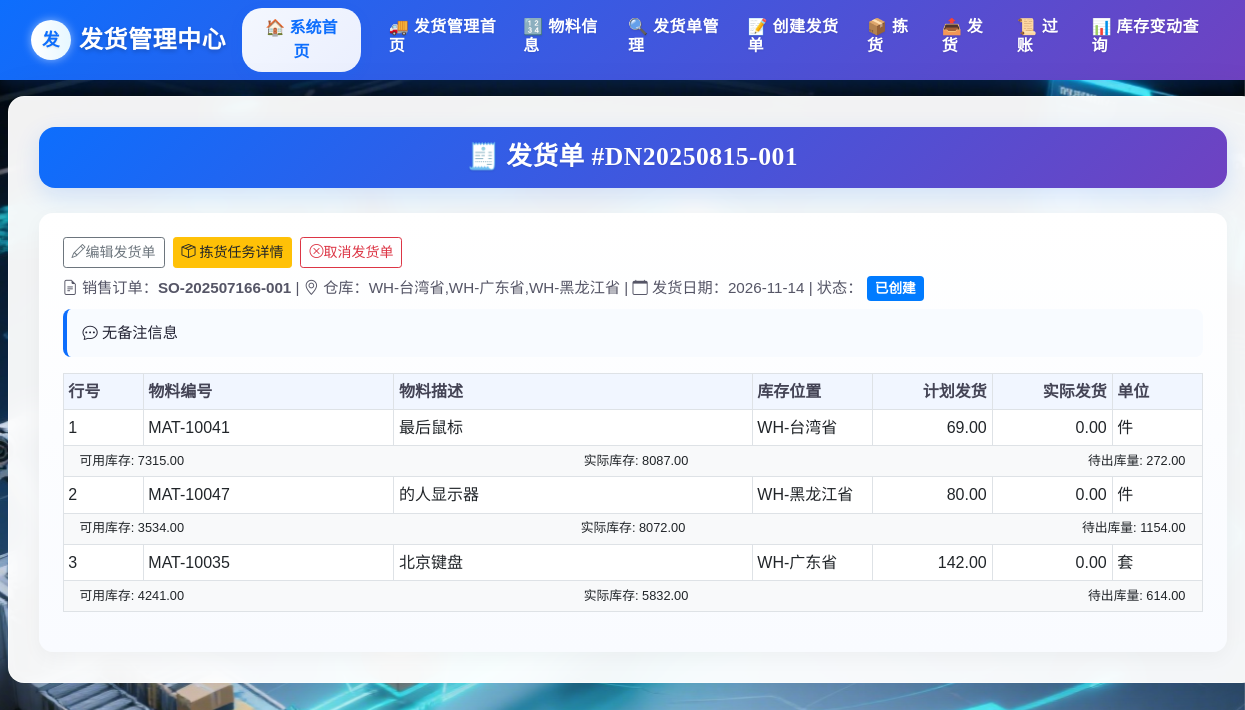
/delivery/detail/DN20250815-001 (signed in), run on an earlier commit of the app's database.
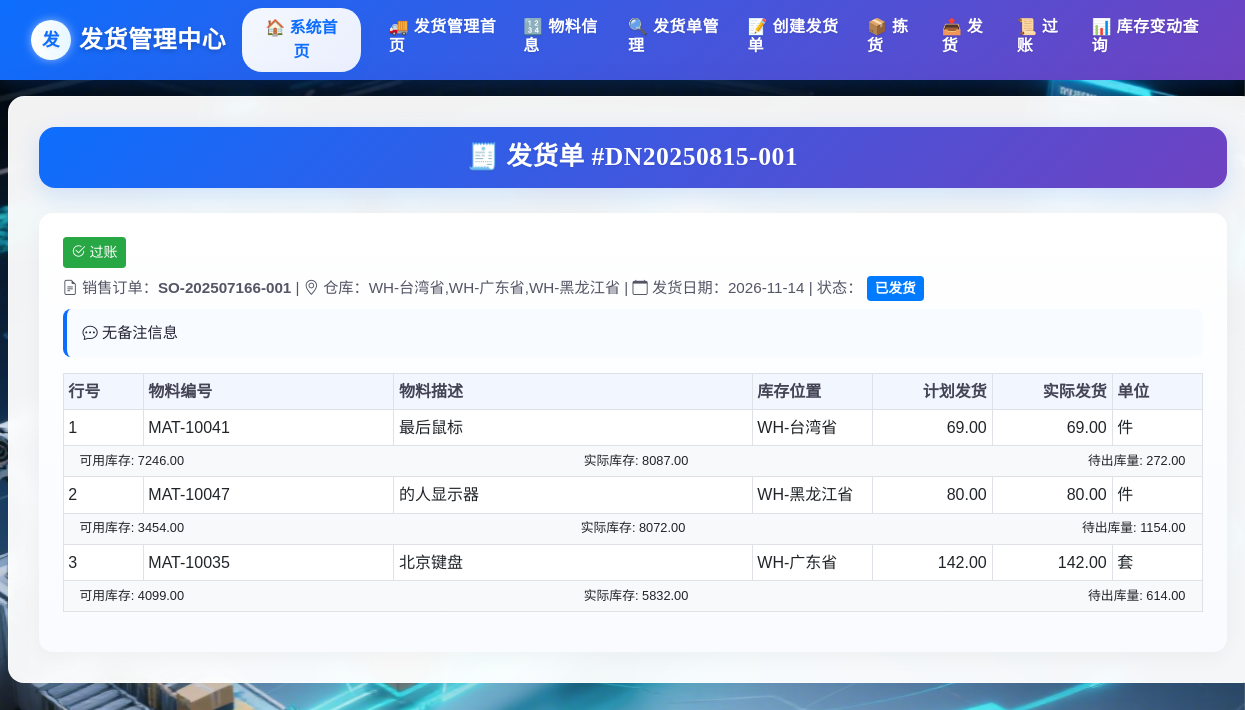
And on a later commit of the database.
### delivery/models.py (models this page shows, shortened)
class DeliveryItem(db.Model):
    __tablename__ = 'DeliveryItem'
    delivery_note_id = db.Column(db.String(255), db.ForeignKey('DeliveryNote.delivery_note_id'), primary_key=True)
    item_no = db.Column(db.Integer, primary_key=True)
    sales_order_item_no = db.Column(db.Integer, nullable=False)
    material_id = db.Column(db.String(255), db.ForeignKey('Inventory.material_id'), nullable=False)
    planned_delivery_quantity = db.Column(db.Numeric(18, 4))
    actual_delivery_quantity = db.Column(db.Numeric(18, 4))
    unit = db.Column(db.String(50))
    material = db.relationship('Inventory')

class Inventory(db.Model):
    __tablename__ = 'Inventory'
    material_id = db.Column(db.String(255), primary_key=True, comment='物料编号')
    description = db.Column(db.String(255), nullable=False, comment='物料描述')
    base_unit = db.Column(db.String(255), nullable=False, comment='基本计量单位')
    storage_location = db.Column(db.String(255), nullable=False, comment='存储位置')
    available_stock = db.Column(db.Numeric(18, 4), nullable=False, server_default=text('0'), comment='可用库存数量')
    physical_stock  = db.Column(db.Numeric(18, 4), nullable=False, server_default=text('0'), comment='账面总库存')
    allocated_stock = db.Column(db.Numeric(18, 4), nullable=False, server_default=text('0'), comment='已分配库存')
    pending_outbound= db.Column(db.Numeric(18, 4), nullable=False, server_default=text('0'), comment='待出库量')

### delivery/views.py (the view)
@delivery_bp.route('/detail/<delivery_id>')
@login_required
def delivery_detail(delivery_id):
    """
    发货单详情视图 - 显示指定发货单的详细信息

    功能:
    - 查询并显示发货单的基本信息（状态、日期、仓库等）
    - 展示关联的拣货任务信息（如果存在）
    - 显示发货单行项目明细（物料、数量等）
    - 根据发货单状态提供操作按钮（修改/取消/过账）
    - 使用 Flask-Login 确保用户认证

    参数:
    delivery_id (str): 发货单ID，从URL路径中获取

    返回:
    render_template: 渲染'delivery/delivery_detail.html'模板，传递发货单对象

    错误处理:
    - 如果发货单不存在，返回404错误页面
    - 使用@login_required装饰器确保只有登录用户可访问

    模板依赖:
    - delivery/delivery_detail.html: 显示发货单详情的模板
    """
    delivery = DeliveryNote.query.get_or_404(delivery_id)
    return render_template('delivery/delivery_detail.html', delivery=delivery)

### app.py (called while the page is built)
@login_manager.user_loader
def load_user(user_id):
    return User.query.get(user_id)

### templates/delivery/delivery_detail.html (shortened to what this page needs)
{% extends 'delivery/base.html' %}
{% block content %}
<div class="form-title-container">
  <h1 class="form-title">
    🧾 发货单 #{{ delivery.delivery_note_id }}
  </h1>
</div>
<div class="card-detail">
  <div class="d-flex justify-content-between align-items-center mb-2">
    <div class="btn-toolbar">
      {% if delivery.status == '已创建' %}
        <a href="{{ url_for('delivery.edit_delivery', delivery_id=delivery.delivery_note_id) }}" class="btn btn-outline-secondary btn-sm"><i class="bi bi-pencil"></i>编辑发货单</a>
        <a href="{{ url_for('delivery.picking_task_detail', task_id=delivery.picking_task_id) }}" class="btn btn-warning btn-sm"><i class="bi bi-box-seam"></i> 拣货任务详情</a>
        <a href="{{ url_for('delivery.cancel_delivery', delivery_id=delivery.delivery_note_id) }}" class="btn btn-outline-danger btn-sm"><i class="bi bi-x-circle"></i>取消发货单</a>
      {% elif delivery.status == '已发货' %}
        <a href="{{ url_for('delivery.post_delivery', delivery_id=delivery.delivery_note_id) }}" class="btn btn-success btn-sm">
          <i class="bi bi-check2-circle"></i> 过账
        </a>
      {% endif %}
    </div>
  </div>
  <div class="delivery-meta">
    <span><i class="bi bi-file-earmark-text"></i> 销售订单：<strong>{{ delivery.sales_order_id }}</strong></span> |
    <span><i class="bi bi-geo-alt"></i> 仓库：{{ delivery.warehouse_code }}</span> |
    <span><i class="bi bi-calendar"></i> 发货日期：{{ delivery.delivery_date.strftime('%Y-%m-%d') }}</span> |
    <span>状态：
      {% if delivery.status == '已过账' or delivery.status == '已完成' %}
        <span class="badge bg-success">{{ delivery.status }}</span>
      {% elif delivery.status == '已创建' %}
        <span class="badge bg-primary">已创建</span>
      {% elif delivery.status == '待拣货' %}
        <span class="badge bg-info">待拣货</span>
      {% elif delivery.status == '已拣货' %}
        <span class="badge bg-warning">已拣货</span>
      {% elif delivery.status == '待发货' %}
        <span class="badge bg-info">待发货</span>
      {% elif delivery.status == '已发货' %}
        <span class="badge bg-primary">已发货</span>
      {% elif delivery.status == '已取消' %}
        <span class="badge bg-secondary">已取消</span>
      {% else %}
        <span class="badge bg-secondary">{{ delivery.status }}</span>
      {% endif %}
    </span>
  </div>
  <div class="delivery-remarks">
    <i class="bi bi-chat-dots"></i> {{ delivery.remarks or '无备注信息' }}
  </div>
  <div class="table-responsive">
    <table class="table table-sm table-bordered">
      <thead>
        <tr>
          <th style="width:80px">行号</th>
          <th style="min-width:140px">物料编号</th>
          <th style="min-width:200px">物料描述</th>
          <th style="width:120px">库存位置</th>
          <th style="width:120px" class="text-end">计划发货</th>
          <th style="width:120px" class="text-end">实际发货</th>
          <th style="width:90px">单位</th>
        </tr>
      </thead>
      <tbody>
        {% for l in delivery.items %}
        {% set material = l.material %}
        <tr>
          <td>{{ l.item_no }}</td>
          <td>{{ l.material_id }}</td>
          <td>{{ material.description if material else '' }}</td>
          <td>{{ material.storage_location if material else '未知' }}</td>
          <td class="text-end">{{ "%.2f"|format(l.planned_delivery_quantity or 0) }}</td>
          <td class="text-end">{{ "%.2f"|format(l.actual_delivery_quantity or 0) }}</td>
          <td>{{ material.base_unit if material else l.unit }}</td>
        </tr>
        {% if material %}
        <tr>
          <td colspan="7" style="padding: 0.3rem 1rem; background-color: #f8f9fa;">
            <div class="d-flex justify-content-between">
              <small>可用库存: {{ "%.2f"|format(material.available_stock or 0) }}</small>
              <small>实际库存: {{ "%.2f"|format(material.physical_stock or 0) }}</small>
              <small>待出库量: {{ "%.2f"|format(material.pending_outbound or 0) }}</small>
            </div>
          </td>
        </tr>
        {% endif %}
        {% endfor %}
      </tbody>
    </table>
  </div>
</div>
{% endblock %}

What changed in the data, as far as the page shows it:
changed DeliveryNote "DN20250815-001": status "已创建" → "已发货" (drawn)
changed DeliveryItem "MAT-10041": actual_delivery_quantity "0.00" → "69.00"
changed Inventory "最后鼠标": available_stock "7315.00" → "7246.00"
changed DeliveryItem "MAT-10047": actual_delivery_quantity "0.00" → "80.00"
changed Inventory "的人显示器": available_stock "3534.00" → "3454.00"
changed DeliveryItem "MAT-10035": actual_delivery_quantity "0.00" → "142.00"
changed Inventory "北京键盘": available_stock "4241.00" → "4099.00"
Also different on the page:
text no longer shown: "编辑发货单 拣货任务详情 取消发货单 已创建"
text now shown: "过账 已发货"
